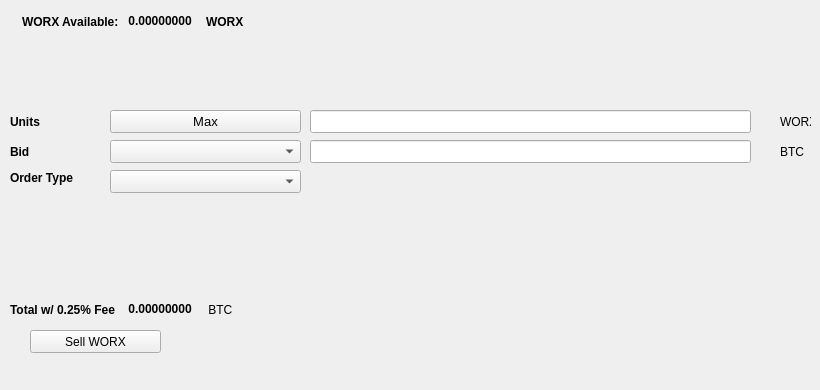
   <widget class="QWidget" name="SellTab">
    <attribute name="title">
     <string>Sell</string>
    </attribute>
    <widget class="QLabel" name="label_16">
     <property name="geometry">
      <rect>
       <x>780</x>
       <y>140</y>
       <width>31</width>
       <height>23</height>
      </rect>
     </property>
     <property name="text">
      <string>BTC</string>
     </property>
    </widget>
    <widget class="QComboBox" name="SellBidcomboBox">
     <property name="geometry">
      <rect>
       <x>110</x>
       <y>140</y>
       <width>191</width>
       <height>23</height>
      </rect>
     </property>
     <property name="font">
      <font>
       <pointsize>10</pointsize>
      </font>
     </property>
    </widget>
    <widget class="QLabel" name="label_18">
     <property name="geometry">
      <rect>
       <x>10</x>
       <y>110</y>
       <width>46</width>
       <height>23</height>
      </rect>
     </property>
     <property name="font">
      <font>
       <weight>75</weight>
       <bold>true</bold>
      </font>
     </property>
     <property name="text">
      <string>Units</string>
     </property>
    </widget>
    <widget class="QPushButton" name="Sell_Max_Amount">
     <property name="geometry">
      <rect>
       <x>110</x>
       <y>110</y>
       <width>191</width>
       <height>23</height>
      </rect>
     </property>
     <property name="font">
      <font>
       <pointsize>10</pointsize>
      </font>
     </property>
     <property name="text">
      <string>Max</string>
     </property>
    </widget>
    <widget class="QLabel" name="label_20">
     <property name="geometry">
      <rect>
       <x>10</x>
       <y>170</y>
       <width>91</width>
       <height>16</height>
      </rect>
     </property>
     <property name="font">
      <font>
       <weight>75</weight>
       <bold>true</bold>
      </font>
     </property>
     <property name="text">
      <string>Order Type</string>
     </property>
    </widget>
    <widget class="QComboBox" name="SellOrdertypeCombo">
     <property name="geometry">
      <rect>
       <x>110</x>
       <y>170</y>
       <width>191</width>
       <height>23</height>
      </rect>
     </property>
     <property name="font">
      <font>
       <pointsize>10</pointsize>
      </font>
     </property>
    </widget>
    <widget class="QLabel" name="label_21">
     <property name="geometry">
      <rect>
       <x>10</x>
       <y>140</y>
       <width>46</width>
       <height>23</height>
      </rect>
     </property>
     <property name="font">
      <font>
       <weight>75</weight>
       <bold>true</bold>
      </font>
     </property>
     <property name="text">
      <string>Bid</string>
     </property>
    </widget>
    <widget class="QLabel" name="label_22">
     <property name="geometry">
      <rect>
       <x>780</x>
       <y>110</y>
       <width>31</width>
       <height>23</height>
      </rect>
     </property>
     <property name="text">
      <string>WORX</string>
     </property>
    </widget>
    <widget class="QLineEdit" name="UnitsInputWORX">
     <property name="geometry">
      <rect>
       <x>310</x>
       <y>110</y>
       <width>441</width>
       <height>23</height>
      </rect>
     </property>
     <property name="font">
      <font>
       <pointsize>9</pointsize>
       <weight>75</weight>
       <bold>true</bold>
      </font>
     </property>
    </widget>
    <widget class="QLineEdit" name="SellBidPriceEdit">
     <property name="geometry">
      <rect>
       <x>310</x>
       <y>140</y>
       <width>441</width>
       <height>23</height>
      </rect>
     </property>
     <property name="font">
      <font>
       <pointsize>9</pointsize>
       <weight>75</weight>
       <bold>true</bold>
      </font>
     </property>
    </widget>
    <widget class="QPushButton" name="SellWORXBTN">
     <property name="geometry">
      <rect>
       <x>30</x>
       <y>330</y>
       <width>131</width>
       <height>23</height>
      </rect>
     </property>
     <property name="text">
      <string>Sell WORX</string>
     </property>
     <property name="icon">
      <iconset resource="../worx">
       <normaloff>:/icons/bitcoin</normaloff>:/icons/bitcoin</iconset>
     </property>
    </widget>
    <widget class="QWidget" name="layoutWidget3">
     <property name="geometry">
      <rect>
       <x>22</x>
       <y>12</y>
       <width>258</width>
       <height>19</height>
      </rect>
     </property>
     <layout class="QHBoxLayout" name="horizontalLayout">
      <item>
       <widget class="QLabel" name="label232_2">
        <property name="font">
         <font>
          <weight>75</weight>
          <bold>true</bold>
         </font>
        </property>
        <property name="text">
         <string>WORX Available:</string>
        </property>
       </widget>
      </item>
      <item>
       <widget class="QLabel" name="WORXAvailableLabel">
        <property name="palette">
         <palette>
          <active>
           <colorrole role="WindowText">
            <brush brushstyle="SolidPattern">
             <color alpha="255">
              <red>0</red>
              <green>0</green>
              <blue>0</blue>
             </color>
            </brush>
           </colorrole>
           <colorrole role="Button">
            <brush brushstyle="SolidPattern">
             <color alpha="255">
              <red>0</red>
              <green>170</green>
              <blue>0</blue>
             </color>
            </brush>
           </colorrole>
           <colorrole role="Light">
            <brush brushstyle="SolidPattern">
             <color alpha="255">
              <red>0</red>
              <green>255</green>
              <blue>0</blue>
             </color>
            </brush>
           </colorrole>
           <colorrole role="Midlight">
            <brush brushstyle="SolidPattern">
             <color alpha="255">
              <red>0</red>
              <green>212</green>
              <blue>0</blue>
             </color>
            </brush>
           </colorrole>
           <colorrole role="Dark">
            <brush brushstyle="SolidPattern">
             <color alpha="255">
              <red>0</red>
              <green>85</green>
              <blue>0</blue>
             </color>
            </brush>
           </colorrole>
           <colorrole role="Mid">
            <brush brushstyle="SolidPattern">
             <color alpha="255">
              <red>0</red>
              <green>113</green>
              <blue>0</blue>
             </color>
            </brush>
           </colorrole>
           <colorrole role="Text">
            <brush brushstyle="SolidPattern">
             <color alpha="255">
              <red>0</red>
              <green>170</green>
              <blue>0</blue>
             </color>
            </brush>
           </colorrole>
           <colorrole role="BrightText">
            <brush brushstyle="SolidPattern">
             <color alpha="255">
              <red>255</red>
              <green>255</green>
              <blue>255</blue>
             </color>
            </brush>
           </colorrole>
           <colorrole role="ButtonText">
            <brush brushstyle="SolidPattern">
             <color alpha="255">
              <red>0</red>
              <green>0</green>
              <blue>0</blue>
             </color>
            </brush>
           </colorrole>
           <colorrole role="Base">
            <brush brushstyle="SolidPattern">
             <color alpha="255">
              <red>255</red>
              <green>255</green>
              <blue>255</blue>
             </color>
            </brush>
           </colorrole>
           <colorrole role="Window">
            <brush brushstyle="SolidPattern">
             <color alpha="255">
              <red>0</red>
              <green>170</green>
              <blue>0</blue>
             </color>
            </brush>
           </colorrole>
           <colorrole role="Shadow">
            <brush brushstyle="SolidPattern">
             <color alpha="255">
              <red>0</red>
              <green>0</green>
              <blue>0</blue>
             </color>
            </brush>
           </colorrole>
           <colorrole role="AlternateBase">
            <brush brushstyle="SolidPattern">
             <color alpha="255">
              <red>127</red>
              <green>212</green>
              <blue>127</blue>
             </color>
            </brush>
           </colorrole>
           <colorrole role="ToolTipBase">
            <brush brushstyle="SolidPattern">
             <color alpha="255">
              <red>255</red>
              <green>255</green>
              <blue>220</blue>
             </color>
            </brush>
           </colorrole>
           <colorrole role="ToolTipText">
            <brush brushstyle="SolidPattern">
             <color alpha="255">
              <red>0</red>
              <green>0</green>
              <blue>0</blue>
             </color>
            </brush>
           </colorrole>
          </active>
          <inactive>
           <colorrole role="WindowText">
            <brush brushstyle="SolidPattern">
             <color alpha="255">
              <red>0</red>
              <green>0</green>
              <blue>0</blue>
             </color>
            </brush>
           </colorrole>
           <colorrole role="Button">
            <brush brushstyle="SolidPattern">
             <color alpha="255">
              <red>0</red>
              <green>170</green>
              <blue>0</blue>
             </color>
            </brush>
           </colorrole>
           <colorrole role="Light">
            <brush brushstyle="SolidPattern">
             <color alpha="255">
              <red>0</red>
              <green>255</green>
              <blue>0</blue>
             </color>
            </brush>
           </colorrole>
           <colorrole role="Midlight">
            <brush brushstyle="SolidPattern">
             <color alpha="255">
              <red>0</red>
              <green>212</green>
              <blue>0</blue>
             </color>
            </brush>
           </colorrole>
           <colorrole role="Dark">
            <brush brushstyle="SolidPattern">
             <color alpha="255">
              <red>0</red>
              <green>85</green>
              <blue>0</blue>
             </color>
            </brush>
           </colorrole>
           <colorrole role="Mid">
            <brush brushstyle="SolidPattern">
             <color alpha="255">
              <red>0</red>
              <green>113</green>
              <blue>0</blue>
             </color>
            </brush>
           </colorrole>
           <colorrole role="Text">
            <brush brushstyle="SolidPattern">
             <color alpha="255">
              <red>0</red>
              <green>170</green>
              <blue>0</blue>
             </color>
            </brush>
           </colorrole>
           <colorrole role="BrightText">
            <brush brushstyle="SolidPattern">
             <color alpha="255">
              <red>255</red>
              <green>255</green>
              <blue>255</blue>
             </color>
            </brush>
           </colorrole>
           <colorrole role="ButtonText">
            <brush brushstyle="SolidPattern">
             <color alpha="255">
              <red>0</red>
              <green>0</green>
              <blue>0</blue>
             </color>
            </brush>
           </colorrole>
           <colorrole role="Base">
            <brush brushstyle="SolidPattern">
             <color alpha="255">
              <red>255</red>
              <green>255</green>
              <blue>255</blue>
             </color>
            </brush>
           </colorrole>
           <colorrole role="Window">
            <brush brushstyle="SolidPattern">
             <color alpha="255">
              <red>0</red>
              <green>170</green>
              <blue>0</blue>
             </color>
            </brush>
           </colorrole>
           <colorrole role="Shadow">
            <brush brushstyle="SolidPattern">
             <color alpha="255">
              <red>0</red>
              <green>0</green>
              <blue>0</blue>
             </color>
            </brush>
           </colorrole>
           <colorrole role="AlternateBase">
            <brush brushstyle="SolidPattern">
             <color alpha="255">
              <red>127</red>
              <green>212</green>
              <blue>127</blue>
             </color>
            </brush>
           </colorrole>
           <colorrole role="ToolTipBase">
            <brush brushstyle="SolidPattern">
             <color alpha="255">
              <red>255</red>
              <green>255</green>
              <blue>220</blue>
             </color>
            </brush>
           </colorrole>
           <colorrole role="ToolTipText">
            <brush brushstyle="SolidPattern">
             <color alpha="255">
              <red>0</red>
              <green>0</green>
              <blue>0</blue>
             </color>
            </brush>
           </colorrole>
          </inactive>
          <disabled>
           <colorrole role="WindowText">
            <brush brushstyle="SolidPattern">
             <color alpha="255">
              <red>0</red>
              <green>85</green>
              <blue>0</blue>
             </color>
            </brush>
           </colorrole>
           <colorrole role="Button">
            <brush brushstyle="SolidPattern">
             <color alpha="255">
              <red>0</red>
              <green>170</green>
              <blue>0</blue>
             </color>
            </brush>
           </colorrole>
           <colorrole role="Light">
            <brush brushstyle="SolidPattern">
             <color alpha="255">
              <red>0</red>
              <green>255</green>
              <blue>0</blue>
             </color>
            </brush>
           </colorrole>
           <colorrole role="Midlight">
            <brush brushstyle="SolidPattern">
             <color alpha="255">
              <red>0</red>
              <green>212</green>
              <blue>0</blue>
             </color>
            </brush>
           </colorrole>
           <colorrole role="Dark">
            <brush brushstyle="SolidPattern">
             <color alpha="255">
              <red>0</red>
              <green>85</green>
              <blue>0</blue>
             </color>
            </brush>
           </colorrole>
           <colorrole role="Mid">
            <brush brushstyle="SolidPattern">
             <color alpha="255">
              <red>0</red>
              <green>113</green>
              <blue>0</blue>
             </color>
            </brush>
           </colorrole>
           <colorrole role="Text">
            <brush brushstyle="SolidPattern">
             <color alpha="255">
              <red>0</red>
              <green>85</green>
              <blue>0</blue>
             </color>
            </brush>
           </colorrole>
           <colorrole role="BrightText">
            <brush brushstyle="SolidPattern">
             <color alpha="255">
              <red>255</red>
              <green>255</green>
              <blue>255</blue>
             </color>
            </brush>
           </colorrole>
           <colorrole role="ButtonText">
            <brush brushstyle="SolidPattern">
             <color alpha="255">
              <red>0</red>
              <green>85</green>
              <blue>0</blue>
             </color>
            </brush>
           </colorrole>
           <colorrole role="Base">
            <brush brushstyle="SolidPattern">
             <color alpha="255">
              <red>0</red>
              <green>170</green>
              <blue>0</blue>
             </color>
            </brush>
           </colorrole>
           <colorrole role="Window">
            <brush brushstyle="SolidPattern">
             <color alpha="255">
              <red>0</red>
              <green>170</green>
              <blue>0</blue>
             </color>
            </brush>
           </colorrole>
           <colorrole role="Shadow">
            <brush brushstyle="SolidPattern">
             <color alpha="255">
              <red>0</red>
              <green>0</green>
              <blue>0</blue>
             </color>
            </brush>
           </colorrole>
           <colorrole role="AlternateBase">
            <brush brushstyle="SolidPattern">
             <color alpha="255">
              <red>0</red>
              <green>170</green>
              <blue>0</blue>
             </color>
            </brush>
           </colorrole>
           <colorrole role="ToolTipBase">
            <brush brushstyle="SolidPattern">
             <color alpha="255">
              <red>255</red>
              <green>255</green>
              <blue>220</blue>
             </color>
            </brush>
           </colorrole>
           <colorrole role="ToolTipText">
            <brush brushstyle="SolidPattern">
             <color alpha="255">
              <red>0</red>
              <green>0</green>
              <blue>0</blue>
             </color>
            </brush>
           </colorrole>
          </disabled>
         </palette>
        </property>
        <property name="font">
         <font>
          <weight>75</weight>
          <bold>true</bold>
         </font>
        </property>
        <property name="text">
         <string> 0.00000000 </string>
        </property>
        <property name="textInteractionFlags">
         <set>Qt::LinksAccessibleByMouse|Qt::TextSelectableByKeyboard|Qt::TextSelectableByMouse</set>
        </property>
       </widget>
      </item>
      <item>
       <widget class="QLabel" name="labelWORX">
        <property name="font">
         <font>
          <weight>75</weight>
          <bold>true</bold>
         </font>
        </property>
        <property name="text">
         <string>WORX</string>
        </property>
       </widget>
      </item>
     </layout>
    </widget>
    <widget class="QWidget" name="layoutWidget">
     <property name="geometry">
      <rect>
       <x>10</x>
       <y>300</y>
       <width>268</width>
       <height>19</height>
      </rect>
     </property>
     <layout class="QHBoxLayout" name="horizontalLayout_2">
      <item>
       <widget class="QLabel" name="label_19">
        <property name="font">
         <font>
          <weight>75</weight>
          <bold>true</bold>
         </font>
        </property>
        <property name="text">
         <string>Total w/ 0.25% Fee </string>
        </property>
       </widget>
      </item>
      <item>
       <widget class="QLabel" name="SellCostLabel">
        <property name="palette">
         <palette>
          <active>
           <colorrole role="WindowText">
            <brush brushstyle="SolidPattern">
             <color alpha="255">
              <red>0</red>
              <green>0</green>
              <blue>0</blue>
             </color>
            </brush>
           </colorrole>
           <colorrole role="Button">
            <brush brushstyle="SolidPattern">
             <color alpha="255">
              <red>0</red>
              <green>170</green>
              <blue>0</blue>
             </color>
            </brush>
           </colorrole>
           <colorrole role="Light">
            <brush brushstyle="SolidPattern">
             <color alpha="255">
              <red>0</red>
              <green>255</green>
              <blue>0</blue>
             </color>
            </brush>
           </colorrole>
           <colorrole role="Midlight">
            <brush brushstyle="SolidPattern">
             <color alpha="255">
              <red>0</red>
              <green>212</green>
              <blue>0</blue>
             </color>
            </brush>
           </colorrole>
           <colorrole role="Dark">
            <brush brushstyle="SolidPattern">
             <color alpha="255">
              <red>0</red>
              <green>85</green>
              <blue>0</blue>
             </color>
            </brush>
           </colorrole>
           <colorrole role="Mid">
            <brush brushstyle="SolidPattern">
             <color alpha="255">
              <red>0</red>
              <green>113</green>
              <blue>0</blue>
             </color>
            </brush>
           </colorrole>
           <colorrole role="Text">
            <brush brushstyle="SolidPattern">
             <color alpha="255">
              <red>0</red>
              <green>170</green>
              <blue>0</blue>
             </color>
            </brush>
           </colorrole>
           <colorrole role="BrightText">
            <brush brushstyle="SolidPattern">
             <color alpha="255">
              <red>255</red>
              <green>255</green>
              <blue>255</blue>
             </color>
            </brush>
           </colorrole>
           <colorrole role="ButtonText">
            <brush brushstyle="SolidPattern">
             <color alpha="255">
              <red>0</red>
              <green>0</green>
              <blue>0</blue>
             </color>
            </brush>
           </colorrole>
           <colorrole role="Base">
            <brush brushstyle="SolidPattern">
             <color alpha="255">
              <red>255</red>
              <green>255</green>
              <blue>255</blue>
             </color>
            </brush>
           </colorrole>
           <colorrole role="Window">
            <brush brushstyle="SolidPattern">
             <color alpha="255">
              <red>0</red>
              <green>170</green>
              <blue>0</blue>
             </color>
            </brush>
           </colorrole>
           <colorrole role="Shadow">
            <brush brushstyle="SolidPattern">
             <color alpha="255">
              <red>0</red>
              <green>0</green>
              <blue>0</blue>
             </color>
            </brush>
           </colorrole>
           <colorrole role="AlternateBase">
            <brush brushstyle="SolidPattern">
             <color alpha="255">
              <red>127</red>
              <green>212</green>
              <blue>127</blue>
             </color>
            </brush>
           </colorrole>
           <colorrole role="ToolTipBase">
            <brush brushstyle="SolidPattern">
             <color alpha="255">
              <red>255</red>
              <green>255</green>
              <blue>220</blue>
             </color>
            </brush>
           </colorrole>
           <colorrole role="ToolTipText">
            <brush brushstyle="SolidPattern">
             <color alpha="255">
              <red>0</red>
              <green>0</green>
              <blue>0</blue>
             </color>
            </brush>
           </colorrole>
          </active>
          <inactive>
           <colorrole role="WindowText">
            <brush brushstyle="SolidPattern">
             <color alpha="255">
              <red>0</red>
              <green>0</green>
              <blue>0</blue>
             </color>
            </brush>
           </colorrole>
           <colorrole role="Button">
            <brush brushstyle="SolidPattern">
             <color alpha="255">
              <red>0</red>
              <green>170</green>
              <blue>0</blue>
             </color>
            </brush>
           </colorrole>
           <colorrole role="Light">
            <brush brushstyle="SolidPattern">
             <color alpha="255">
              <red>0</red>
              <green>255</green>
              <blue>0</blue>
             </color>
            </brush>
           </colorrole>
           <colorrole role="Midlight">
            <brush brushstyle="SolidPattern">
             <color alpha="255">
              <red>0</red>
              <green>212</green>
              <blue>0</blue>
             </color>
            </brush>
           </colorrole>
           <colorrole role="Dark">
            <brush brushstyle="SolidPattern">
             <color alpha="255">
              <red>0</red>
              <green>85</green>
              <blue>0</blue>
             </color>
            </brush>
           </colorrole>
           <colorrole role="Mid">
            <brush brushstyle="SolidPattern">
             <color alpha="255">
              <red>0</red>
              <green>113</green>
              <blue>0</blue>
             </color>
            </brush>
           </colorrole>
           <colorrole role="Text">
            <brush brushstyle="SolidPattern">
             <color alpha="255">
              <red>0</red>
              <green>170</green>
              <blue>0</blue>
             </color>
            </brush>
           </colorrole>
           <colorrole role="BrightText">
            <brush brushstyle="SolidPattern">
             <color alpha="255">
              <red>255</red>
              <green>255</green>
              <blue>255</blue>
             </color>
            </brush>
           </colorrole>
           <colorrole role="ButtonText">
            <brush brushstyle="SolidPattern">
             <color alpha="255">
              <red>0</red>
              <green>0</green>
              <blue>0</blue>
             </color>
            </brush>
           </colorrole>
           <colorrole role="Base">
            <brush brushstyle="SolidPattern">
             <color alpha="255">
              <red>255</red>
              <green>255</green>
              <blue>255</blue>
             </color>
            </brush>
           </colorrole>
           <colorrole role="Window">
            <brush brushstyle="SolidPattern">
             <color alpha="255">
              <red>0</red>
              <green>170</green>
              <blue>0</blue>
             </color>
            </brush>
           </colorrole>
           <colorrole role="Shadow">
            <brush brushstyle="SolidPattern">
             <color alpha="255">
              <red>0</red>
              <green>0</green>
              <blue>0</blue>
             </color>
            </brush>
           </colorrole>
           <colorrole role="AlternateBase">
            <brush brushstyle="SolidPattern">
             <color alpha="255">
              <red>127</red>
              <green>212</green>
              <blue>127</blue>
             </color>
            </brush>
           </colorrole>
           <colorrole role="ToolTipBase">
            <brush brushstyle="SolidPattern">
             <color alpha="255">
              <red>255</red>
              <green>255</green>
              <blue>220</blue>
             </color>
            </brush>
           </colorrole>
           <colorrole role="ToolTipText">
            <brush brushstyle="SolidPattern">
             <color alpha="255">
              <red>0</red>
              <green>0</green>
              <blue>0</blue>
             </color>
            </brush>
           </colorrole>
          </inactive>
          <disabled>
           <colorrole role="WindowText">
            <brush brushstyle="SolidPattern">
             <color alpha="255">
              <red>0</red>
              <green>85</green>
              <blue>0</blue>
             </color>
            </brush>
           </colorrole>
           <colorrole role="Button">
            <brush brushstyle="SolidPattern">
             <color alpha="255">
              <red>0</red>
              <green>170</green>
              <blue>0</blue>
             </color>
            </brush>
           </colorrole>
           <colorrole role="Light">
            <brush brushstyle="SolidPattern">
             <color alpha="255">
              <red>0</red>
              <green>255</green>
              <blue>0</blue>
             </color>
            </brush>
           </colorrole>
           <colorrole role="Midlight">
            <brush brushstyle="SolidPattern">
             <color alpha="255">
              <red>0</red>
              <green>212</green>
              <blue>0</blue>
             </color>
            </brush>
           </colorrole>
           <colorrole role="Dark">
            <brush brushstyle="SolidPattern">
             <color alpha="255">
              <red>0</red>
              <green>85</green>
              <blue>0</blue>
             </color>
            </brush>
           </colorrole>
           <colorrole role="Mid">
            <brush brushstyle="SolidPattern">
             <color alpha="255">
              <red>0</red>
              <green>113</green>
              <blue>0</blue>
             </color>
            </brush>
           </colorrole>
           <colorrole role="Text">
            <brush brushstyle="SolidPattern">
             <color alpha="255">
              <red>0</red>
              <green>85</green>
              <blue>0</blue>
             </color>
            </brush>
           </colorrole>
           <colorrole role="BrightText">
            <brush brushstyle="SolidPattern">
             <color alpha="255">
              <red>255</red>
              <green>255</green>
              <blue>255</blue>
             </color>
            </brush>
           </colorrole>
           <colorrole role="ButtonText">
            <brush brushstyle="SolidPattern">
             <color alpha="255">
              <red>0</red>
              <green>85</green>
              <blue>0</blue>
             </color>
            </brush>
           </colorrole>
           <colorrole role="Base">
            <brush brushstyle="SolidPattern">
             <color alpha="255">
              <red>0</red>
              <green>170</green>
              <blue>0</blue>
             </color>
            </brush>
           </colorrole>
           <colorrole role="Window">
            <brush brushstyle="SolidPattern">
             <color alpha="255">
              <red>0</red>
              <green>170</green>
              <blue>0</blue>
             </color>
            </brush>
           </colorrole>
           <colorrole role="Shadow">
            <brush brushstyle="SolidPattern">
             <color alpha="255">
              <red>0</red>
              <green>0</green>
              <blue>0</blue>
             </color>
            </brush>
           </colorrole>
           <colorrole role="AlternateBase">
            <brush brushstyle="SolidPattern">
             <color alpha="255">
              <red>0</red>
              <green>170</green>
              <blue>0</blue>
             </color>
            </brush>
           </colorrole>
           <colorrole role="ToolTipBase">
            <brush brushstyle="SolidPattern">
             <color alpha="255">
              <red>255</red>
              <green>255</green>
              <blue>220</blue>
             </color>
            </brush>
           </colorrole>
           <colorrole role="ToolTipText">
            <brush brushstyle="SolidPattern">
             <color alpha="255">
              <red>0</red>
              <green>0</green>
              <blue>0</blue>
             </color>
            </brush>
           </colorrole>
          </disabled>
         </palette>
        </property>
        <property name="font">
         <font>
          <weight>75</weight>
          <bold>true</bold>
         </font>
        </property>
        <property name="autoFillBackground">
         <bool>false</bool>
        </property>
        <property name="text">
         <string> 0.00000000</string>
        </property>
        <property name="textInteractionFlags">
         <set>Qt::LinksAccessibleByMouse|Qt::TextSelectableByMouse</set>
        </property>
       </widget>
      </item>
      <item>
       <widget class="QLabel" name="label_17">
        <property name="font">
         <font>
          <weight>50</weight>
          <bold>false</bold>
         </font>
        </property>
        <property name="text">
         <string> BTC</string>
        </property>
       </widget>
      </item>
     </layout>
    </widget>
    <widget class="QLabel" name="label_23">
     <property name="geometry">
      <rect>
       <x>460</x>
       <y>300</y>
       <width>281</width>
       <height>81</height>
      </rect>
     </property>
     <property name="text">
      <string/>
     </property>
     <property name="pixmap">
      <pixmap>:/images/bittrex</pixmap>
     </property>
    </widget>
   </widget>
